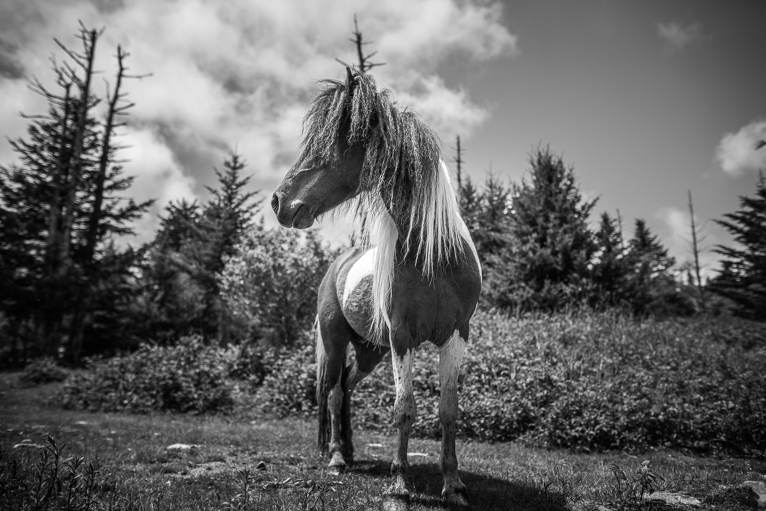
%> input picture a1_20171204/input_data/horse.jpg, 766 x 511 px
$ octave q6b.m   (GNU Octave 9; MATLAB toolbox functions it lacks are replaced by stand-ins)
%> lines starting %> are read from the running program, lines starting %| are printed output that depends on the picture
%> further down, im is the input picture: size 511x766x3 uint8; min 0, max 255, mean 102.7
### a1_20171204/src/histEqualization.m
function [lut, final] = histEqualization(im)

[w, h] = size(im);
%> w = 511; h = 766
[counts, ~] = imhist(im);
%> counts = 256 values, max 2633 at index 49, min 16 at index 242, mean 1529

pdf = counts./(w*h);
%> pdf = 256 values, max 0.00673 at index 49, min 4.09e-05 at index 242, mean 0.00391
cdf = cumsum(pdf);
%> cdf = 256 values from 4.85e-05 to 1
lut = round(255*cdf);
%> lut = 256 values from 0 to 255
final = uint8(zeros(w, h));

for i = 1:size(lut, 1)
    final(im == i-1) = lut(i);
end
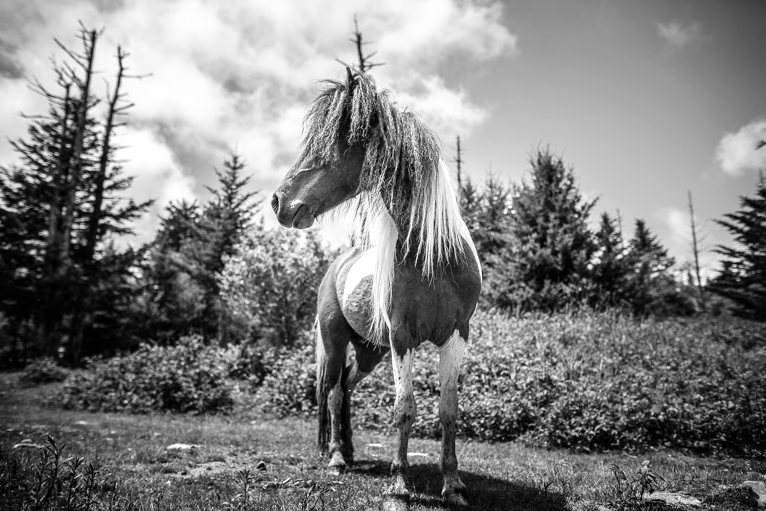
%> final: size 511x766 uint8; min 0, max 255, mean 128.1

end

### a1_20171204/src/q6b.m
im = imread('horse.jpg');

im = rgb2gray(im);
[~, out] = histEqualization(im);

figure;
subplot(1, 2, 1);
imshow(im);
subplot(1, 2, 2);
imshow(out);

$ run again, with a1_20171204/input_data/bw_canyon.jpg copied over a1_20171204/input_data/horse.jpg
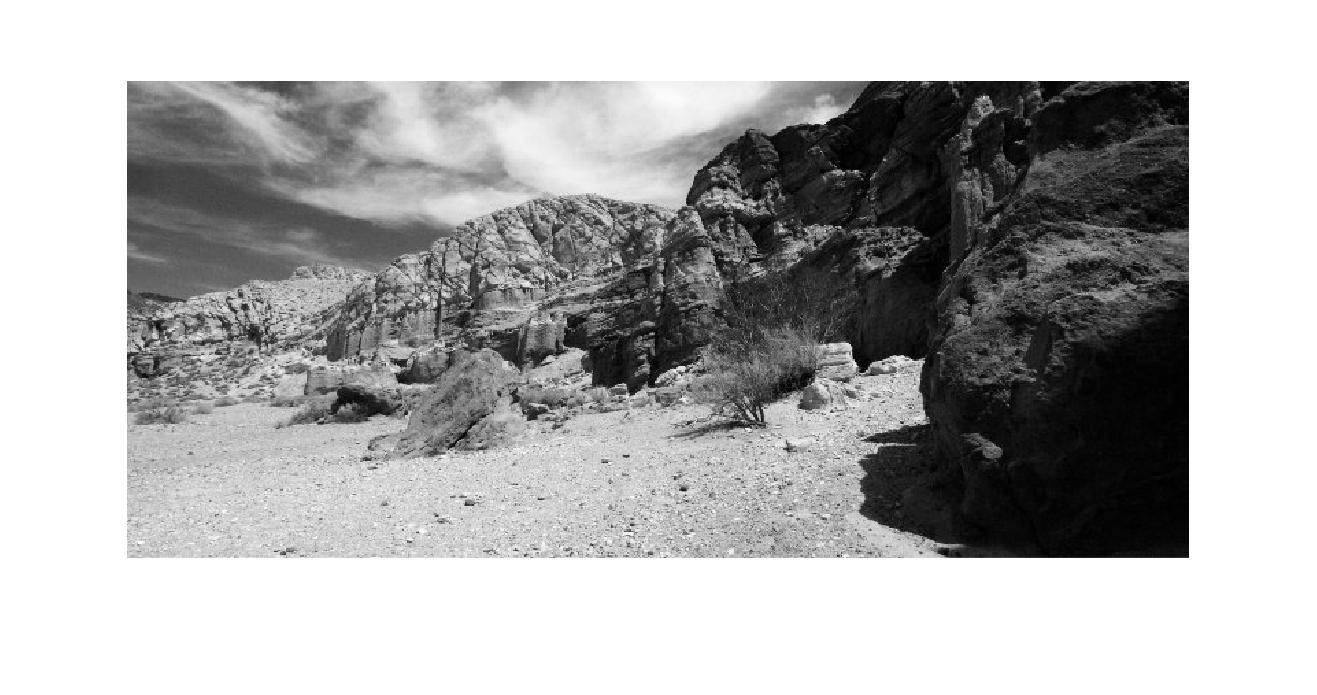
%> input picture a1_20171204/input_data/bw_canyon.jpg, 1317 x 695 px
%> im is the input picture: size 695x1317x3 uint8; min 0, max 255, mean 176
%> im: size 695x1317 uint8
%> counts = 256 values, max 405414 at index 256, min 184 at index 248, mean 3575.4
%> pdf = 256 values, max 0.443 at index 256, min 0.000201 at index 248, mean 0.00391
%> cdf = 256 values from 0.000999 to 1
%> lut = 256 values from 0 to 255
%> after the loop in histEqualization, `for i = 1:size(lut, 1)`:
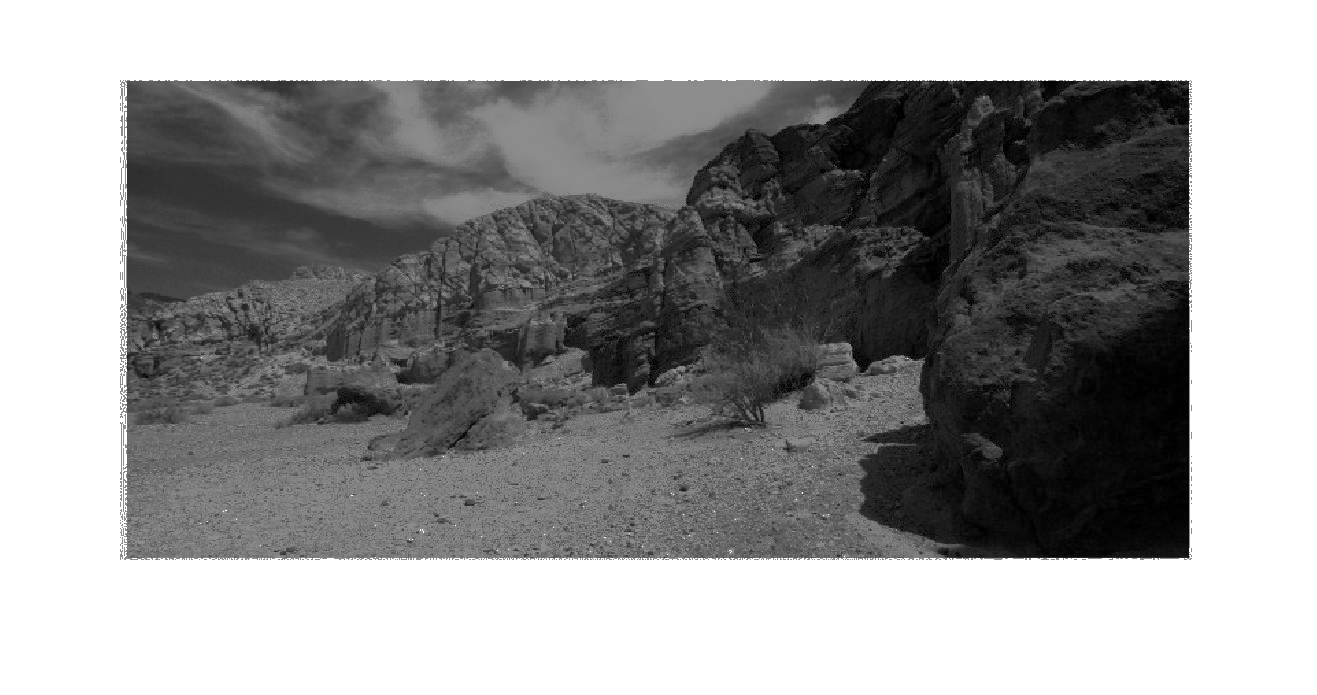
%> final: size 695x1317 uint8; min 0, max 255, mean 152.7
